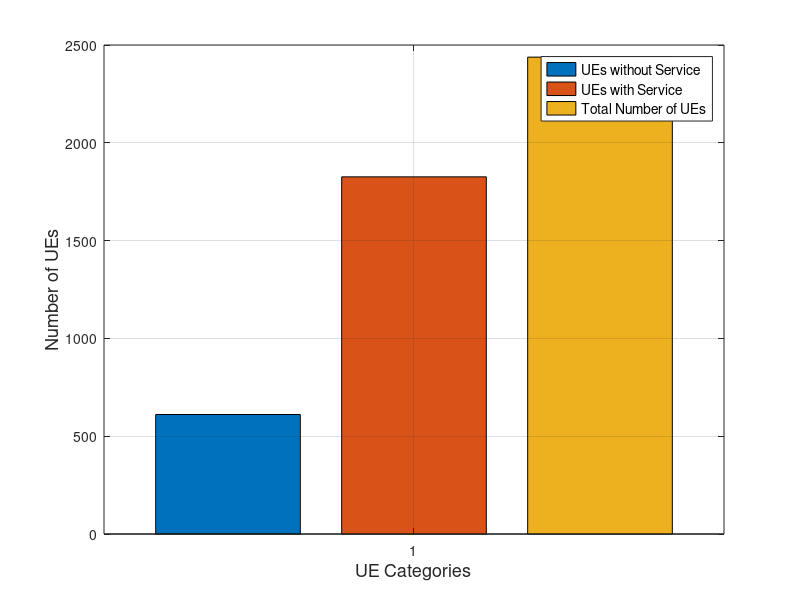

Write the MATLAB code that produced this figure.
x = 1;
vals = [611,1826,2438];
b = bar(x,vals);
legend('UEs without Service','UEs with Service', 'Total Number of UEs', 'FontSize', 10);
h1= xlabel('UE Categories'); h2=ylabel('Number of UEs');
set(h1, 'FontSize', 13)
set(h2, 'FontSize', 13)
grid on;